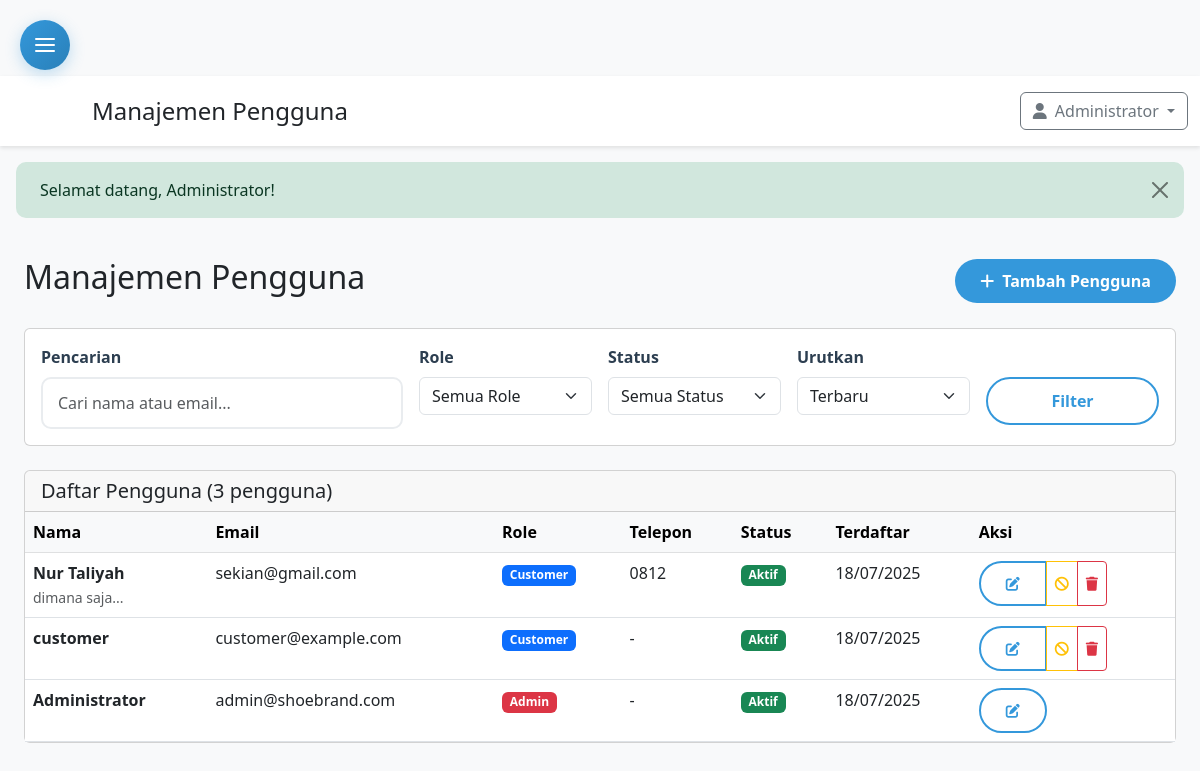
Page /admin/user.php (signed in) on the committed database.
### tables this page shows
CREATE TABLE `users` (
  `id` int(11) NOT NULL,
  `name` varchar(255) NOT NULL,
  `email` varchar(255) NOT NULL,
  `password` varchar(255) NOT NULL,
  `phone` varchar(20) DEFAULT NULL,
  `address` text DEFAULT NULL,
  `role_id` int(11) DEFAULT 2,
  `status` tinyint(1) DEFAULT 1,
  `created_at` datetime DEFAULT current_timestamp(),
  `updated_at` datetime DEFAULT current_timestamp() ON UPDATE current_timestamp()
);

CREATE TABLE `roles` (
  `id` int(11) NOT NULL,
  `name` varchar(100) NOT NULL
);

### admin/user.php (the view, shortened to what this page needs)
<?php
require_once '../config.php';
$search = $_GET['search'] ?? '';
$sort = $_GET['sort'] ?? 'newest';
$where_conditions = [];
$params = [];
$where_clause = !empty($where_conditions) ? 'WHERE ' . implode(' AND ', $where_conditions) : '';
$sort_options = [
    'newest' => 'u.created_at DESC',
    'oldest' => 'u.created_at ASC',
    'name_asc' => 'u.name ASC',
    'name_desc' => 'u.name DESC',
    'email_asc' => 'u.email ASC',
    'email_desc' => 'u.email DESC'
];
$order_clause = 'ORDER BY ' . ($sort_options[$sort] ?? $sort_options['newest']);
$page = max(1, intval($_GET['page'] ?? 1));
$per_page = 20;
$offset = ($page - 1) * $per_page;
$count_query = "SELECT COUNT(*) FROM users u JOIN roles r ON u.role_id = r.id $where_clause";
$stmt = $pdo->prepare($count_query);
$stmt->execute($params);
$total_users = $stmt->fetchColumn();
$query = "
    SELECT u.*, r.name as role_name
    FROM users u
    JOIN roles r ON u.role_id = r.id
    $where_clause
    $order_clause
    LIMIT $per_page OFFSET $offset
";
$stmt = $pdo->prepare($query);
$stmt->execute($params);
$users = $stmt->fetchAll();
require_once 'includes/admin_header.php';
?>
<div class="container-fluid p-4">
    <div class="d-flex justify-content-between align-items-center mb-4">
        <h2>Manajemen Pengguna</h2>
        <button type="button" class="btn btn-primary" data-bs-toggle="modal" data-bs-target="#addUserModal">
            <i class="fas fa-plus me-2"></i>Tambah Pengguna
        </button>
    </div>
    <div class="card mb-4">
        <div class="card-body">
            <form method="GET" class="row g-3">
                <div class="col-md-4">
                    <label class="form-label">Pencarian</label>
                    <input type="text" class="form-control" name="search" value="<?php echo htmlspecialchars($search); ?>"
                           placeholder="Cari nama atau email...">
                </div>
                <div class="col-md-2">
                    <label class="form-label">Role</label>
                    <select class="form-select" name="role">
                        <option value="">Semua Role</option>
                    </select>
                </div>
                <div class="col-md-2">
                    <label class="form-label">Status</label>
                    <select class="form-select" name="status">
                        <option value="">Semua Status</option>
                    </select>
                </div>
                <div class="col-md-2">
                    <label class="form-label">Urutkan</label>
                    <select class="form-select" name="sort">
                        <option value="newest" <?php echo $sort == 'newest' ? 'selected' : ''; ?>>Terbaru</option>
                    </select>
                </div>
                <div class="col-md-2">
                    <label class="form-label">&nbsp;</label>
                    <div class="d-grid">
                        <button type="submit" class="btn btn-outline-primary">Filter</button>
                    </div>
                </div>
            </form>
        </div>
    </div>
    <div class="card">
        <div class="card-header">
            <h5 class="mb-0">Daftar Pengguna (<?php echo number_format($total_users); ?> pengguna)</h5>
        </div>
        <div class="card-body p-0">
            <?php if ($users): ?>
            <div class="table-responsive">
                <table class="table table-hover mb-0">
                    <thead class="table-light">
                        <tr>
                            <th>Nama</th>
                            <th>Email</th>
                            <th>Role</th>
                            <th>Telepon</th>
                            <th>Status</th>
                            <th>Terdaftar</th>
                            <th>Aksi</th>
                        </tr>
                    </thead>
                    <tbody>
                        <?php foreach ($users as $user): ?>
                        <tr>
                            <td>
                                <div>
                                    <strong><?php echo htmlspecialchars($user['name']); ?></strong>
<?php if (!empty($user['address'])): ?>
                                    <br><small class="text-muted"><?php echo htmlspecialchars(substr($user['address'], 0, 50)); ?>...</small>
<?php endif; ?>
                                </div>
                            </td>
                            <td><?php echo htmlspecialchars($user['email']); ?></td>
                            <td>
                                <span class="badge bg-<?php echo $user['role_id'] == 1 ? 'danger' : 'primary'; ?>">
                                    <?php echo htmlspecialchars($user['role_name']); ?>
                                </span>
                            </td>
                            <td><?php echo htmlspecialchars($user['phone'] ?? '-'); ?></td>
                            <td>
                                <span class="badge bg-<?php echo isset($user['status']) && $user['status'] ? 'success' : 'secondary'; ?>">
                                    <?php echo isset($user['status']) && $user['status'] ? 'Aktif' : 'Nonaktif'; ?>
                                </span>
                            </td>
                            <td><?php echo date('d/m/Y', strtotime($user['created_at'])); ?></td>
                            <td>
                                <div class="btn-group btn-group-sm">
                                    <button type="button" class="btn btn-outline-primary"
                                            onclick="editUser(<?php echo htmlspecialchars(json_encode($user)); ?>)">
                                        <i class="fas fa-edit"></i>
                                    </button>
                                    <?php if ($user['id'] != $_SESSION['user_id']): ?>
                                    <button type="button" class="btn btn-outline-<?php echo isset($user['status']) && $user['status'] ? 'warning' : 'success'; ?>"
                                            onclick="toggleStatus(<?php echo $user['id']; ?>, <?php echo isset($user['status']) && $user['status'] ? 0 : 1; ?>)">
                                        <i class="fas fa-<?php echo isset($user['status']) && $user['status'] ? 'ban' : 'check'; ?>"></i>
                                    </button>
                                    <button type="button" class="btn btn-outline-danger"
                                            onclick="deleteUser(<?php echo $user['id']; ?>, '<?php echo htmlspecialchars($user['name']); ?>')">
                                        <i class="fas fa-trash"></i>
                                    </button>
                                    <?php endif; ?>
                                </div>
                            </td>
                        </tr>
                        <?php endforeach; ?>
                    </tbody>
                </table>
            </div>
            <?php endif; ?>
        </div>
    </div>
</div>
<?php require_once 'includes/admin_footer.php'; ?>

### assets/css/style.css (style rules this page uses)
:root { --primary-color: #2c3e50; --secondary-color: #3498db; --accent-color: #e74c3c; --success-color: #27ae60; --warning-color: #f39c12; --light-gray: #ecf0f1; --dark-gray: #34495e; }
body { font-family: 'Segoe UI', Tahoma, Geneva, Verdana, sans-serif; padding-top: 76px; background-color: #f8f9fa; }
.btn-primary { background: var(--secondary-color); border: none; border-radius: 25px; padding: 10px 25px; font-weight: 600; transition: all 0.3s ease; }
.btn-outline-primary { border: 2px solid var(--secondary-color); color: var(--secondary-color); border-radius: 25px; padding: 10px 25px; font-weight: 600; transition: all 0.3s ease; }
.form-control { border-radius: 10px; border: 2px solid #e9ecef; padding: 12px 15px; transition: all 0.3s ease; }
.form-label { font-weight: 600; color: var(--primary-color); margin-bottom: 0.5rem; }

### rows in the picture
users: name "Nur Taliyah", address "dimana saja", email "sekian@gmail.com", role.name "Customer", phone "0812", status "Aktif", created_at "18/07/2025"
users: name "customer", email "customer@example.com", role.name "Customer", phone "-", status "Aktif", created_at "18/07/2025"
users: name "Administrator", email "admin@shoebrand.com", role.name "Admin", phone "-", status "Aktif", created_at "18/07/2025"

### other values in the picture
$page_title "Manajemen Pengguna"
$_SESSION['user_name'] "Administrator"
$_SESSION['success'] "Selamat datang, Administrator!"
$total_users "3"
